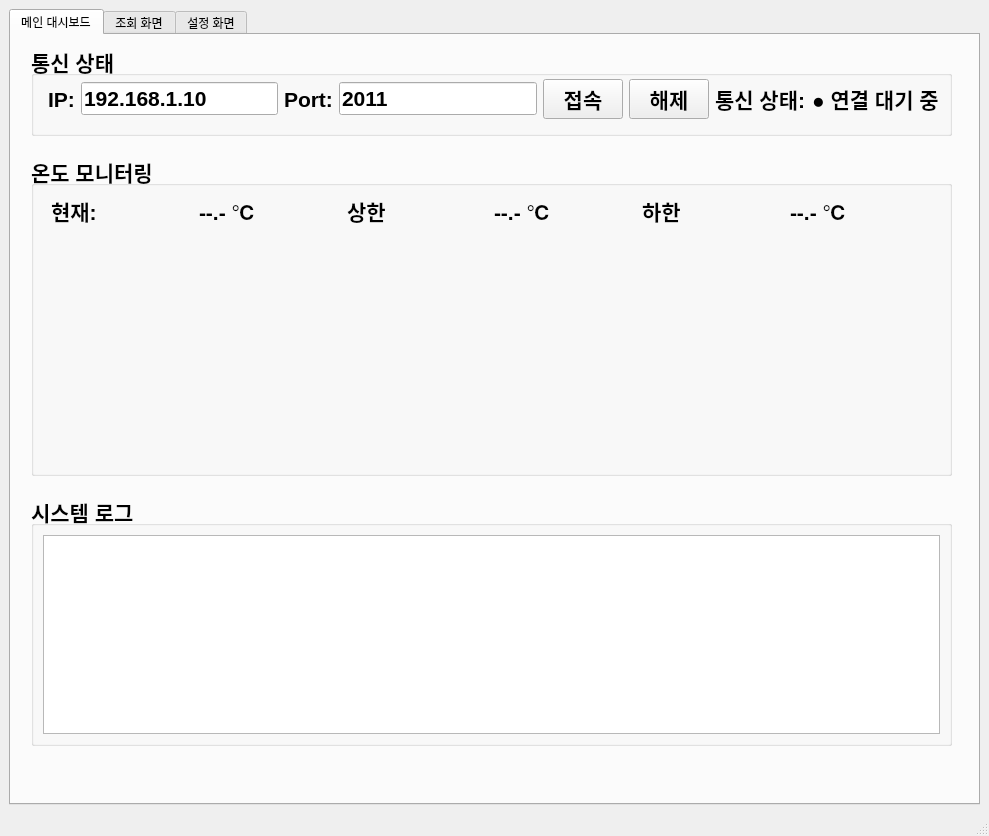
<?xml version="1.0" encoding="UTF-8"?>
<ui version="4.0">
 <class>MainWindow</class>
 <widget class="QMainWindow" name="MainWindow">
  <property name="geometry">
   <rect>
    <x>0</x>
    <y>0</y>
    <width>989</width>
    <height>836</height>
   </rect>
  </property>
  <property name="windowTitle">
   <string>MainWindow</string>
  </property>
  <widget class="QWidget" name="centralwidget">
   <layout class="QGridLayout" name="gridLayout">
    <item row="0" column="0">
     <widget class="QTabWidget" name="tabWidget">
      <property name="currentIndex">
       <number>0</number>
      </property>
      <widget class="QWidget" name="main_dashboard">
       <attribute name="title">
        <string>메인 대시보드</string>
       </attribute>
       <widget class="QGroupBox" name="groupBox_7">
        <property name="geometry">
         <rect>
          <x>20</x>
          <y>460</y>
          <width>921</width>
          <height>251</height>
         </rect>
        </property>
        <property name="font">
         <font>
          <pointsize>16</pointsize>
          <bold>true</bold>
         </font>
        </property>
        <property name="title">
         <string>시스템 로그</string>
        </property>
        <layout class="QVBoxLayout" name="verticalLayout_5">
         <item>
          <widget class="QTextEdit" name="txt_system_log">
           <property name="readOnly">
            <bool>true</bool>
           </property>
          </widget>
         </item>
        </layout>
       </widget>
       <widget class="QGroupBox" name="groupBox_8">
        <property name="geometry">
         <rect>
          <x>20</x>
          <y>120</y>
          <width>921</width>
          <height>321</height>
         </rect>
        </property>
        <property name="font">
         <font>
          <pointsize>16</pointsize>
          <bold>true</bold>
         </font>
        </property>
        <property name="title">
         <string>온도 모니터링</string>
        </property>
        <widget class="PlotWidget" name="graph_temperature" native="true">
         <property name="geometry">
          <rect>
           <x>20</x>
           <y>90</y>
           <width>881</width>
           <height>211</height>
          </rect>
         </property>
        </widget>
        <widget class="QWidget" name="layoutWidget">
         <property name="geometry">
          <rect>
           <x>20</x>
           <y>41</y>
           <width>881</width>
           <height>30</height>
          </rect>
         </property>
         <layout class="QHBoxLayout" name="horizontalLayout">
          <item>
           <widget class="QLabel" name="lbl_current">
            <property name="font">
             <font>
              <pointsize>16</pointsize>
              <bold>true</bold>
             </font>
            </property>
            <property name="text">
             <string>현재:</string>
            </property>
           </widget>
          </item>
          <item>
           <widget class="QLabel" name="dash_current">
            <property name="font">
             <font>
              <pointsize>16</pointsize>
              <bold>true</bold>
             </font>
            </property>
            <property name="text">
             <string>--.- ℃</string>
            </property>
           </widget>
          </item>
          <item>
           <widget class="QLabel" name="lbl_high_limit">
            <property name="font">
             <font>
              <pointsize>16</pointsize>
              <bold>true</bold>
             </font>
            </property>
            <property name="text">
             <string>상한</string>
            </property>
           </widget>
          </item>
          <item>
           <widget class="QLabel" name="dash_high">
            <property name="font">
             <font>
              <pointsize>16</pointsize>
              <bold>true</bold>
             </font>
            </property>
            <property name="text">
             <string>--.- ℃</string>
            </property>
           </widget>
          </item>
          <item>
           <widget class="QLabel" name="lbl_low_limit">
            <property name="font">
             <font>
              <pointsize>16</pointsize>
              <bold>true</bold>
             </font>
            </property>
            <property name="text">
             <string>하한</string>
            </property>
           </widget>
          </item>
          <item>
           <widget class="QLabel" name="dash_low">
            <property name="font">
             <font>
              <pointsize>16</pointsize>
              <bold>true</bold>
             </font>
            </property>
            <property name="text">
             <string>--.- ℃</string>
            </property>
           </widget>
          </item>
         </layout>
        </widget>
       </widget>
       <widget class="QGroupBox" name="groupBox_9">
        <property name="geometry">
         <rect>
          <x>20</x>
          <y>10</y>
          <width>921</width>
          <height>91</height>
         </rect>
        </property>
        <property name="font">
         <font>
          <pointsize>16</pointsize>
          <bold>true</bold>
         </font>
        </property>
        <property name="title">
         <string>통신 상태</string>
        </property>
        <widget class="QWidget" name="layoutWidget">
         <property name="geometry">
          <rect>
           <x>17</x>
           <y>32</y>
           <width>891</width>
           <height>44</height>
          </rect>
         </property>
         <layout class="QHBoxLayout" name="horizontalLayout_15">
          <item>
           <layout class="QHBoxLayout" name="horizontalLayout_14">
            <item>
             <layout class="QHBoxLayout" name="horizontalLayout_12">
              <item>
               <widget class="QLabel" name="ip_label">
                <property name="text">
                 <string>IP:</string>
                </property>
               </widget>
              </item>
              <item>
               <widget class="QLineEdit" name="search_ip">
                <property name="text">
                 <string>192.168.1.10</string>
                </property>
                <property name="dragEnabled">
                 <bool>false</bool>
                </property>
                <property name="readOnly">
                 <bool>true</bool>
                </property>
               </widget>
              </item>
              <item>
               <widget class="QLabel" name="port_label_2">
                <property name="text">
                 <string>Port:</string>
                </property>
               </widget>
              </item>
              <item>
               <widget class="QLineEdit" name="search_port">
                <property name="text">
                 <string>2011</string>
                </property>
                <property name="dragEnabled">
                 <bool>false</bool>
                </property>
                <property name="readOnly">
                 <bool>true</bool>
                </property>
               </widget>
              </item>
             </layout>
            </item>
            <item>
             <layout class="QHBoxLayout" name="horizontalLayout_13">
              <item>
               <widget class="QPushButton" name="connect_pushButton">
                <property name="text">
                 <string>접속</string>
                </property>
               </widget>
              </item>
              <item>
               <widget class="QPushButton" name="disconnect_pushButton">
                <property name="text">
                 <string>해제</string>
                </property>
               </widget>
              </item>
             </layout>
            </item>
           </layout>
          </item>
          <item>
           <layout class="QHBoxLayout" name="horizontalLayout_4">
            <item>
             <widget class="QLabel" name="label">
              <property name="font">
               <font>
                <pointsize>16</pointsize>
                <bold>true</bold>
               </font>
              </property>
              <property name="text">
               <string>통신 상태:</string>
              </property>
             </widget>
            </item>
            <item>
             <widget class="QLabel" name="lbl_status">
              <property name="font">
               <font>
                <pointsize>16</pointsize>
                <bold>true</bold>
               </font>
              </property>
              <property name="text">
               <string>● 연결 대기 중</string>
              </property>
             </widget>
            </item>
           </layout>
          </item>
         </layout>
        </widget>
       </widget>
      </widget>
      <widget class="QWidget" name="data_inquiry">
       <attribute name="title">
        <string>조회 화면</string>
       </attribute>
       <widget class="QGroupBox" name="groupBox">
        <property name="geometry">
         <rect>
          <x>10</x>
          <y>30</y>
          <width>941</width>
          <height>101</height>
         </rect>
        </property>
        <property name="font">
         <font>
          <pointsize>16</pointsize>
          <bold>true</bold>
         </font>
        </property>
        <property name="title">
         <string>조회 기간 설정</string>
        </property>
        <widget class="QPushButton" name="inquiry_btn_search">
         <property name="geometry">
          <rect>
           <x>800</x>
           <y>47</y>
           <width>101</width>
           <height>26</height>
          </rect>
         </property>
         <property name="text">
          <string>조회</string>
         </property>
        </widget>
        <widget class="QWidget" name="layoutWidget">
         <property name="geometry">
          <rect>
           <x>40</x>
           <y>40</y>
           <width>716</width>
           <height>40</height>
          </rect>
         </property>
         <layout class="QHBoxLayout" name="horizontalLayout_2">
          <item>
           <widget class="QLabel" name="label_2">
            <property name="text">
             <string>시작 일시:</string>
            </property>
           </widget>
          </item>
          <item>
           <widget class="QDateTimeEdit" name="dt_start">
            <property name="displayFormat">
             <string>yyyy-MM-dd HH:mm</string>
            </property>
            <property name="calendarPopup">
             <bool>true</bool>
            </property>
           </widget>
          </item>
          <item>
           <widget class="QLabel" name="label_4">
            <property name="text">
             <string>~</string>
            </property>
           </widget>
          </item>
          <item>
           <widget class="QLabel" name="label_3">
            <property name="text">
             <string>종료 일시:</string>
            </property>
           </widget>
          </item>
          <item>
           <widget class="QDateTimeEdit" name="dt_end">
            <property name="displayFormat">
             <string>yyyy-MM-dd HH:mm</string>
            </property>
            <property name="calendarPopup">
             <bool>true</bool>
            </property>
           </widget>
          </item>
         </layout>
        </widget>
       </widget>
       <widget class="QGroupBox" name="groupBox_2">
        <property name="geometry">
         <rect>
          <x>10</x>
          <y>270</y>
          <width>941</width>
          <height>421</height>
         </rect>
        </property>
        <property name="font">
         <font>
          <pointsize>16</pointsize>
          <bold>true</bold>
         </font>
        </property>
        <property name="title">
         <string>조회 온도 변화 추이 그래프</string>
        </property>
        <layout class="QGridLayout" name="gridLayout_2">
         <item row="0" column="0">
          <widget class="PlotWidget" name="graph_inquiry" native="true"/>
         </item>
        </layout>
       </widget>
       <widget class="QGroupBox" name="groupBox_3">
        <property name="geometry">
         <rect>
          <x>10</x>
          <y>150</y>
          <width>941</width>
          <height>101</height>
         </rect>
        </property>
        <property name="font">
         <font>
          <pointsize>16</pointsize>
          <bold>true</bold>
         </font>
        </property>
        <property name="title">
         <string>요약 통계 정보</string>
        </property>
        <widget class="QWidget" name="layoutWidget">
         <property name="geometry">
          <rect>
           <x>20</x>
           <y>45</y>
           <width>901</width>
           <height>32</height>
          </rect>
         </property>
         <layout class="QHBoxLayout" name="horizontalLayout_7">
          <item>
           <layout class="QHBoxLayout" name="horizontalLayout_3">
            <item>
             <widget class="QLabel" name="lbl_current_2">
              <property name="text">
               <string>평균:</string>
              </property>
             </widget>
            </item>
            <item>
             <widget class="QLabel" name="inquiry_avg">
              <property name="text">
               <string>--.- ℃</string>
              </property>
             </widget>
            </item>
           </layout>
          </item>
          <item>
           <layout class="QHBoxLayout" name="horizontalLayout_5">
            <item>
             <widget class="QLabel" name="lbl_high_limit_2">
              <property name="text">
               <string>상한:</string>
              </property>
             </widget>
            </item>
            <item>
             <widget class="QLabel" name="inquiry_high">
              <property name="text">
               <string>--.- ℃</string>
              </property>
             </widget>
            </item>
           </layout>
          </item>
          <item>
           <layout class="QHBoxLayout" name="horizontalLayout_6">
            <item>
             <widget class="QLabel" name="lbl_low_limit_2">
              <property name="text">
               <string>하한:</string>
              </property>
             </widget>
            </item>
            <item>
             <widget class="QLabel" name="inquiry_low">
              <property name="text">
               <string>--.- ℃</string>
              </property>
             </widget>
            </item>
           </layout>
          </item>
         </layout>
        </widget>
       </widget>
      </widget>
      <widget class="QWidget" name="settings">
       <attribute name="title">
        <string>설정 화면</string>
       </attribute>
       <widget class="QGroupBox" name="groupBox_4">
        <property name="geometry">
         <rect>
          <x>10</x>
          <y>30</y>
          <width>931</width>
          <height>161</height>
         </rect>
        </property>
        <property name="font">
         <font>
          <pointsize>16</pointsize>
          <bold>true</bold>
         </font>
        </property>
        <property name="title">
         <string>온도 상/하한 설정</string>
        </property>
        <widget class="QPushButton" name="set_btn_save">
         <property name="geometry">
          <rect>
           <x>800</x>
           <y>73</y>
           <width>81</width>
           <height>31</height>
          </rect>
         </property>
         <property name="text">
          <string>저장</string>
         </property>
        </widget>
        <widget class="QWidget" name="layoutWidget">
         <property name="geometry">
          <rect>
           <x>40</x>
           <y>70</y>
           <width>751</width>
           <height>40</height>
          </rect>
         </property>
         <layout class="QHBoxLayout" name="horizontalLayout_8">
          <item>
           <widget class="QLabel" name="lbl_high_limit_3">
            <property name="text">
             <string>상한치:</string>
            </property>
           </widget>
          </item>
          <item>
           <widget class="QDoubleSpinBox" name="set_high">
            <property name="suffix">
             <string>℃</string>
            </property>
            <property name="maximum">
             <double>100.000000000000000</double>
            </property>
            <property name="singleStep">
             <double>0.100000000000000</double>
            </property>
           </widget>
          </item>
          <item>
           <widget class="QLabel" name="lbl_low_limit_3">
            <property name="text">
             <string>하한치:</string>
            </property>
           </widget>
          </item>
          <item>
           <widget class="QDoubleSpinBox" name="set_low">
            <property name="suffix">
             <string>℃</string>
            </property>
            <property name="maximum">
             <double>100.000000000000000</double>
            </property>
            <property name="singleStep">
             <double>0.100000000000000</double>
            </property>
           </widget>
          </item>
         </layout>
        </widget>
       </widget>
       <widget class="QGroupBox" name="groupBox_5">
        <property name="geometry">
         <rect>
          <x>10</x>
          <y>230</y>
          <width>931</width>
          <height>161</height>
         </rect>
        </property>
        <property name="font">
         <font>
          <pointsize>16</pointsize>
          <bold>true</bold>
         </font>
        </property>
        <property name="title">
         <string>PLC 통신 설정</string>
        </property>
        <widget class="QPushButton" name="set_btn_save_2">
         <property name="geometry">
          <rect>
           <x>800</x>
           <y>73</y>
           <width>81</width>
           <height>31</height>
          </rect>
         </property>
         <property name="text">
          <string>저장</string>
         </property>
        </widget>
        <widget class="QWidget" name="layoutWidget">
         <property name="geometry">
          <rect>
           <x>40</x>
           <y>70</y>
           <width>751</width>
           <height>40</height>
          </rect>
         </property>
         <layout class="QHBoxLayout" name="horizontalLayout_9">
          <item>
           <widget class="QLabel" name="plc_label">
            <property name="text">
             <string>PLC IP:</string>
            </property>
           </widget>
          </item>
          <item>
           <widget class="QLineEdit" name="set_plc_ip"/>
          </item>
          <item>
           <widget class="QLabel" name="port_label">
            <property name="text">
             <string>Port:</string>
            </property>
           </widget>
          </item>
          <item>
           <widget class="QLineEdit" name="set_plc_port"/>
          </item>
         </layout>
        </widget>
       </widget>
       <widget class="QGroupBox" name="groupBox_6">
        <property name="geometry">
         <rect>
          <x>10</x>
          <y>420</y>
          <width>931</width>
          <height>291</height>
         </rect>
        </property>
        <property name="font">
         <font>
          <pointsize>16</pointsize>
          <bold>true</bold>
         </font>
        </property>
        <property name="title">
         <string>데이터베이스(DB) 설정</string>
        </property>
        <widget class="QPushButton" name="set_btn_save_3">
         <property name="geometry">
          <rect>
           <x>800</x>
           <y>220</y>
           <width>81</width>
           <height>38</height>
          </rect>
         </property>
         <property name="text">
          <string>저장</string>
         </property>
        </widget>
        <widget class="QWidget" name="layoutWidget">
         <property name="geometry">
          <rect>
           <x>41</x>
           <y>51</y>
           <width>841</width>
           <height>161</height>
          </rect>
         </property>
         <layout class="QVBoxLayout" name="verticalLayout">
          <item>
           <layout class="QHBoxLayout" name="horizontalLayout_10">
            <item>
             <widget class="QLabel" name="db_path_label">
              <property name="text">
               <string>DB 파일 경로:</string>
              </property>
             </widget>
            </item>
            <item>
             <widget class="QLineEdit" name="set_db_path">
              <property name="readOnly">
               <bool>true</bool>
              </property>
             </widget>
            </item>
            <item>
             <widget class="QPushButton" name="set_btn_find">
              <property name="text">
               <string>찾기</string>
              </property>
             </widget>
            </item>
           </layout>
          </item>
          <item>
           <layout class="QHBoxLayout" name="horizontalLayout_11">
            <item>
             <widget class="QLabel" name="db_table_label">
              <property name="text">
               <string>저장 테이블명:</string>
              </property>
             </widget>
            </item>
            <item>
             <widget class="QLineEdit" name="set_db_table"/>
            </item>
           </layout>
          </item>
         </layout>
        </widget>
       </widget>
      </widget>
     </widget>
    </item>
   </layout>
  </widget>
  <widget class="QMenuBar" name="menubar">
   <property name="geometry">
    <rect>
     <x>0</x>
     <y>0</y>
     <width>989</width>
     <height>33</height>
    </rect>
   </property>
  </widget>
  <widget class="QStatusBar" name="statusbar"/>
 </widget>
 <customwidgets>
  <customwidget>
   <class>PlotWidget</class>
   <extends>QWidget</extends>
   <header>pyqtgraph</header>
   <container>1</container>
  </customwidget>
 </customwidgets>
 <resources/>
 <connections/>
</ui>
